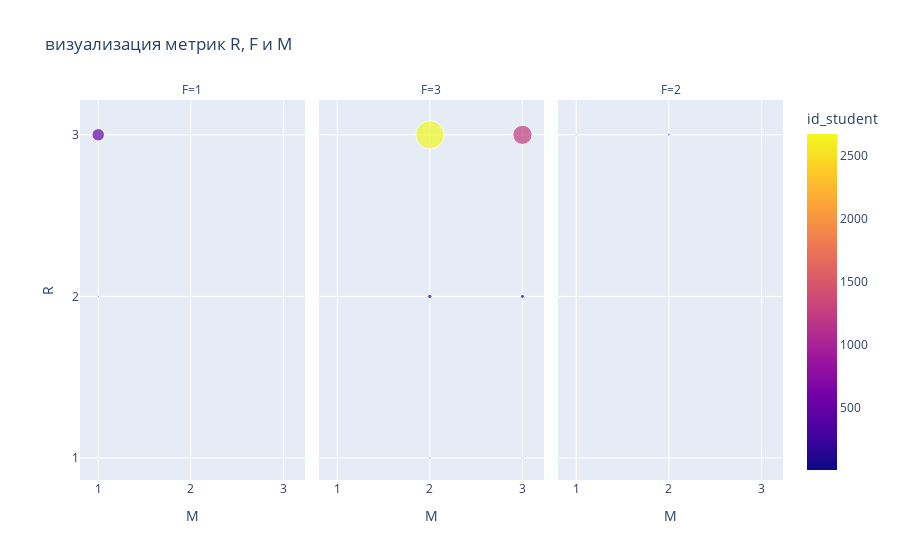

Notebook code for this chart:
### Markdown cell above
Больше всего студентов учатся на средние баллы и сдают экзамены в основном потоке, отличников больше, чем тех, кто учится на неудовлетворительные оценки. Сдающих экзамены не вовремя, независимо от оценки, очень мало.

### Code cell
fig = px.scatter(rfm , x = "M", y = "R", color = "id_student", size = "id_student", facet_col = "F", title = 'визуализация метрик R, F и M')
fig.update_xaxes(dtick = 1) #делаем шаг оси равный 1
fig.update_yaxes(dtick = 1) #делаем шаг оси равный 1
fig.show()

### Figure 1 — Plotly figure (JSON) as saved in the notebook; plotly's stock layout.template omitted (floating-point values rounded to 4 significant figures)
{"data": [{"hovertemplate": "F=1<br>M=%{x}<br>R=%{y}<br>id_student=%{marker.color}<extra></extra>", "legendgroup": "", "marker": {"color": [4, 11, 521], "coloraxis": "coloraxis", "size": [4, 11, 521], "sizemode": "area", "sizeref": 6.692, "symbol": "circle"}, "mode": "markers", "name": "", "orientation": "v", "showlegend": false, "type": "scatter", "x": [1, 1, 1], "xaxis": "x", "y": [1, 2, 3], "yaxis": "y"}, {"hovertemplate": "F=3<br>M=%{x}<br>R=%{y}<br>id_student=%{marker.color}<extra></extra>", "legendgroup": "", "marker": {"color": [14, 7, 65, 54, 2677, 1252], "coloraxis": "coloraxis", "size": [14, 7, 65, 54, 2677, 1252], "sizemode": "area", "sizeref": 6.692, "symbol": "circle"}, "mode": "markers", "name": "", "orientation": "v", "showlegend": false, "type": "scatter", "x": [2, 3, 2, 3, 2, 3], "xaxis": "x2", "y": [1, 1, 2, 2, 3, 3], "yaxis": "y2"}, {"hovertemplate": "F=2<br>M=%{x}<br>R=%{y}<br>id_student=%{marker.color}<extra></extra>", "legendgroup": "", "marker": {"color": [7, 21], "coloraxis": "coloraxis", "size": [7, 21], "sizemode": "area", "sizeref": 6.692, "symbol": "circle"}, "mode": "markers", "name": "", "orientation": "v", "showlegend": false, "type": "scatter", "x": [1, 2], "xaxis": "x3", "y": [3, 3], "yaxis": "y3"}], "layout": {"annotations": [{"font": {}, "showarrow": false, "text": "F=1", "x": 0.16, "xanchor": "center", "xref": "paper", "y": 1, "yanchor": "bottom", "yref": "paper"}, {"font": {}, "showarrow": false, "text": "F=3", "x": 0.5, "xanchor": "center", "xref": "paper", "y": 1, "yanchor": "bottom", "yref": "paper"}, {"font": {}, "showarrow": false, "text": "F=2", "x": 0.84, "xanchor": "center", "xref": "paper", "y": 1, "yanchor": "bottom", "yref": "paper"}], "autosize": true, "coloraxis": {"colorbar": {"title": {"text": "id_student"}}, "colorscale": [[0, "#0d0887"], [0.1111, "#46039f"], [0.2222, "#7201a8"], [0.3333, "#9c179e"], [0.4444, "#bd3786"], [0.5556, "#d8576b"], [0.6667, "#ed7953"], [0.7778, "#fb9f3a"], [0.8889, "#fdca26"], [1, "#f0f921"]]}, "legend": {"itemsizing": "constant", "tracegroupgap": 0}, "title": {"text": "визуализация метрик R, F и M"}, "xaxis": {"anchor": "y", "autorange": true, "domain": [0, 0.32], "dtick": 1, "range": [0.8228, 3.209], "title": {"text": "M"}, "type": "linear"}, "xaxis2": {"anchor": "y2", "autorange": true, "domain": [0.34, 0.66], "dtick": 1, "matches": "x", "range": [0.8228, 3.209], "title": {"text": "M"}, "type": "linear"}, "xaxis3": {"anchor": "y3", "autorange": true, "domain": [0.68, 1.0], "dtick": 1, "matches": "x", "range": [0.8228, 3.209], "title": {"text": "M"}, "type": "linear"}, "yaxis": {"anchor": "x", "autorange": true, "domain": [0, 1], "dtick": 1, "range": [0.8324, 3.347], "title": {"text": "R"}, "type": "linear"}, "yaxis2": {"anchor": "x2", "autorange": true, "domain": [0, 1], "dtick": 1, "matches": "y", "range": [0.8324, 3.347], "showticklabels": false, "type": "linear"}, "yaxis3": {"anchor": "x3", "autorange": true, "domain": [0, 1], "dtick": 1, "matches": "y", "range": [0.8324, 3.347], "showticklabels": false, "type": "linear"}}}
